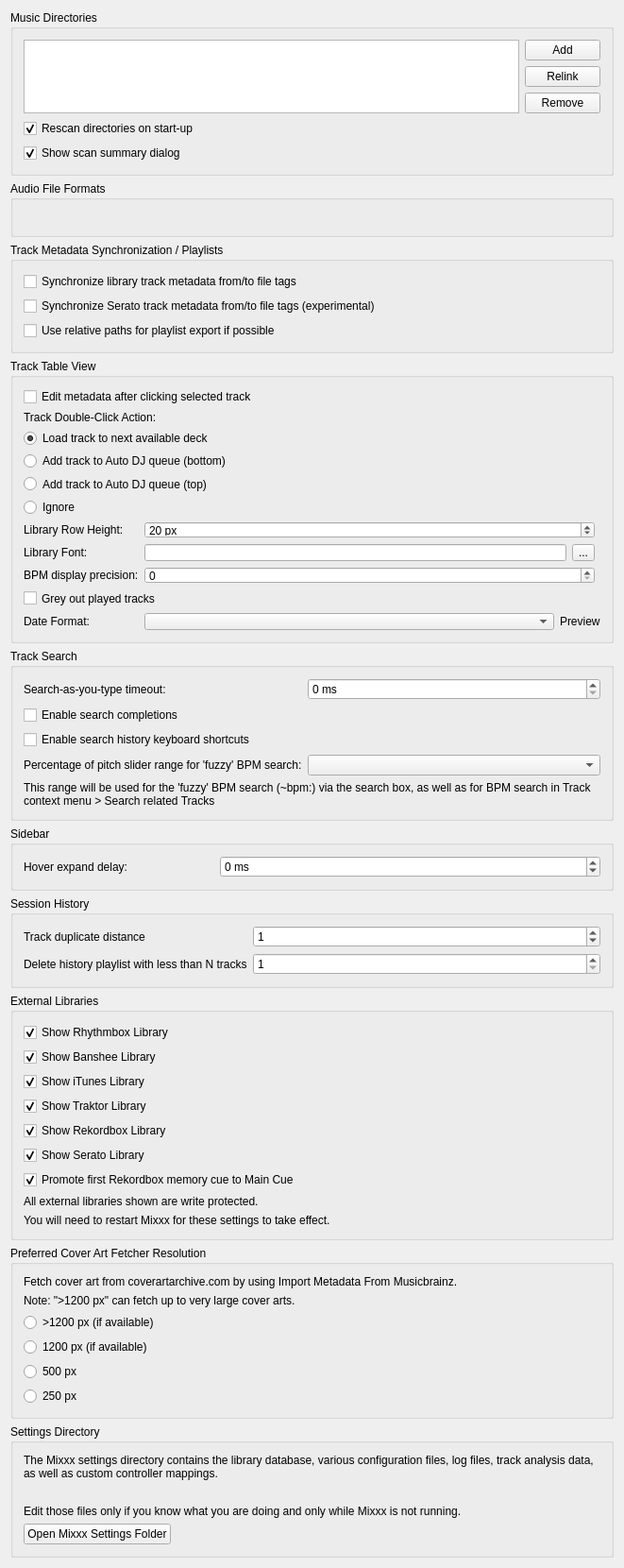
<?xml version="1.0" encoding="UTF-8"?>
<ui version="4.0">
 <class>DlgPrefLibraryDlg</class>
 <widget class="QWidget" name="DlgPrefLibraryDlg">
  <property name="geometry">
   <rect>
    <x>0</x>
    <y>0</y>
    <width>661</width>
    <height>1522</height>
   </rect>
  </property>
  <property name="windowTitle">
   <string notr="true">Library Preferences</string>
  </property>
  <layout class="QVBoxLayout" name="verticalLayout">

   <item>
    <widget class="QGroupBox" name="groupBox_MusicDirectories">
     <property name="title">
      <string>Music Directories</string>
     </property>
     <layout class="QGridLayout" name="gridLayout_music_directories">

      <item row="0" column="0" rowspan="3">
       <widget class="QListView" name="dirList">
        <property name="editTriggers">
         <set>QAbstractItemView::NoEditTriggers</set>
        </property>
        <property name="iconSize">
         <size>
          <width>16</width>
          <height>16</height>
         </size>
        </property>
        <property name="uniformItemSizes">
         <bool>true</bool>
        </property>
       </widget>
      </item>

      <item row="0" column="1">
       <widget class="QPushButton" name="pushButton_add_dir">
        <property name="font">
         <font/>
        </property>
        <property name="toolTip">
         <string>Add a directory where your music is stored. Mixxx will watch this directory and its subdirectories for new tracks.</string>
        </property>
        <property name="text">
         <string>Add</string>
        </property>
       </widget>
      </item>

      <item row="1" column="1">
       <widget class="QPushButton" name="pushButton_relocate_dir">
        <property name="toolTip">
         <string>If an existing music directory is moved, Mixxx doesn't know where to find the audio files in it. Choose Relink to select the music directory in its new location. &lt;br/&gt; This will re-establish the links to the audio files in the Mixxx library.</string>
        </property>
        <property name="text">
         <string extracomment="This will re-establish the links to the audio files in the Mixxx database if you move an music directory to a new location.">Relink</string>
        </property>
       </widget>
      </item>

      <item row="2" column="1">
       <widget class="QPushButton" name="pushButton_remove_dir">
        <property name="font">
         <font/>
        </property>
        <property name="toolTip">
         <string>If removed, Mixxx will no longer watch this directory and its subdirectories for new tracks.</string>
        </property>
        <property name="text">
         <string>Remove</string>
        </property>
       </widget>
      </item>

      <item row="3" column="0" colspan="2">
       <widget class="QCheckBox" name="checkBox_library_scan">
        <property name="text">
         <string>Rescan directories on start-up</string>
        </property>
        <property name="checked">
         <bool>true</bool>
        </property>
       </widget>
      </item>

      <item row="4" column="0" colspan="2">
       <widget class="QCheckBox" name="checkBox_library_scan_summary">
        <property name="text">
         <string>Show scan summary dialog</string>
        </property>
        <property name="checked">
         <bool>true</bool>
        </property>
       </widget>
      </item>

     </layout>
    </widget>
   </item>

   <item>
    <widget class="QGroupBox" name="groupBox_AudioFileFormats">
     <property name="title">
      <string>Audio File Formats</string>
     </property>
     <property name="flat">
      <bool>false</bool>
     </property>
     <layout class="QGridLayout" name="gridLayout_audio_formats">
      <item row="0" column="0">
       <widget class="QLabel" name="builtInFormats">
        <property name="text">
         <string/>
        </property>
        <property name="wordWrap">
         <bool>true</bool>
        </property>
       </widget>
      </item>
     </layout>
    </widget>
   </item>

   <item>
    <widget class="QGroupBox" name="groupBox_AudioFileTags">
     <property name="title">
      <string>Track Metadata Synchronization / Playlists</string>
     </property>
     <layout class="QGridLayout" name="gridLayout_metadata">
      <item row="0" column="0" colspan="2">
       <widget class="QCheckBox" name="checkBox_sync_track_metadata">
        <property name="toolTip">
         <string>Automatically write modified track metadata from the library into file tags and reimport metadata from updated file tags into the library</string>
        </property>
        <property name="text">
         <string>Synchronize library track metadata from/to file tags</string>
        </property>
       </widget>
      </item>

      <item row="1" column="0">
       <widget class="QCheckBox" name="checkBox_serato_metadata_export">
        <property name="toolTip">
         <string>Keeps track color, beat grid, bpm lock, cue points, and loops synchronized with SERATO_MARKERS/MARKERS2 file tags.&lt;br/&gt;&lt;br/&gt;WARNING: Enabling this option also enables the reimport of Serato metadata after files have been modified outside of Mixxx. On reimport existing metadata in Mixxx is replaced with the metadata found in file tags. Custom metadata not included in file tags like loop colors is lost.</string>
        </property>
        <property name="text">
         <string>Synchronize Serato track metadata from/to file tags (experimental)</string>
        </property>
       </widget>
      </item>

      <item row="2" column="0" colspan="2">
       <widget class="QCheckBox" name="checkBox_use_relative_path">
        <property name="text">
         <string>Use relative paths for playlist export if possible</string>
        </property>
       </widget>
      </item>
     </layout>
    </widget>
   </item>

   <item>
    <widget class="QGroupBox" name="groupBox_TrackTableView">
     <property name="title">
      <string>Track Table View</string>
     </property>
     <layout class="QGridLayout" name="gridLayout_track_table_view">

      <item row="1" column="0" colspan="4">
       <widget class="QCheckBox" name="checkBox_edit_metadata_selected_clicked">
        <property name="text">
         <string>Edit metadata after clicking selected track</string>
        </property>
       </widget>
      </item>

      <item row="2" column="0" colspan="4">
       <widget class="QLabel" name="label_doubeClickAction">
        <property name="text">
         <string>Track Double-Click Action:</string>
        </property>
        <property name="alignment">
         <set>Qt::AlignLeft|Qt::AlignVCenter</set>
        </property>
       </widget>
      </item>

      <item row="3" column="0" colspan="4">
       <widget class="QRadioButton" name="radioButton_dbclick_deck">
        <property name="text">
         <string>Load track to next available deck</string>
        </property>
        <property name="checked">
         <bool>true</bool>
        </property>
       </widget>
      </item>
      <item row="4" column="0" colspan="4">
       <widget class="QRadioButton" name="radioButton_dbclick_bottom">
        <property name="text">
         <string>Add track to Auto DJ queue (bottom)</string>
        </property>
       </widget>
      </item>
      <item row="5" column="0" colspan="4">
       <widget class="QRadioButton" name="radioButton_dbclick_top">
        <property name="text">
         <string>Add track to Auto DJ queue (top)</string>
        </property>
       </widget>
      </item>
      <item row="6" column="0" colspan="4">
       <widget class="QRadioButton" name="radioButton_dbclick_ignore">
        <property name="text">
         <string>Ignore</string>
        </property>
       </widget>
      </item>

      <item row="7" column="0">
       <widget class="QLabel" name="label_rowHeight">
        <property name="text">
         <string>Library Row Height:</string>
        </property>
        <property name="alignment">
         <set>Qt::AlignLeft|Qt::AlignVCenter</set>
        </property>
       </widget>
      </item>
      <item row="7" column="1" colspan="2">
       <widget class="QSpinBox" name="spinBox_row_height">
        <property name="suffix">
         <string> px</string>
        </property>
        <property name="minimum">
         <number>5</number>
        </property>
        <property name="maximum">
         <number>100</number>
        </property>
        <property name="value">
         <number>20</number>
        </property>
       </widget>
      </item>

      <item row="8" column="0">
       <widget class="QLabel" name="label_libraryFont">
        <property name="text">
         <string>Library Font:</string>
        </property>
        <property name="alignment">
         <set>Qt::AlignLeft|Qt::AlignVCenter</set>
        </property>
       </widget>
      </item>
      <item row="8" column="1">
       <widget class="QLineEdit" name="lineEdit_library_font">
        <property name="readOnly">
         <bool>true</bool>
        </property>
       </widget>
      </item>
      <item row="8" column="2">
       <widget class="QToolButton" name="btn_library_font">
        <property name="text">
         <string>...</string>
        </property>
       </widget>
      </item>

      <item row="9" column="0">
       <widget class="QLabel" name="label_bpm_precision">
        <property name="text">
         <string>BPM display precision:</string>
        </property>
        <property name="alignment">
         <set>Qt::AlignLeft|Qt::AlignVCenter</set>
        </property>
       </widget>
      </item>
      <item row="9" column="1" colspan="2">
       <widget class="QSpinBox" name="spinbox_bpm_precision"/>
      </item>

      <item row="10" column="0" colspan="4">
       <widget class="QCheckBox" name="checkbox_played_track_color">
        <property name="text">
         <string>Grey out played tracks</string>
        </property>
       </widget>
      </item>

      <item row="11" column="0">
       <widget class="QLabel" name="label_dateFormat">
        <property name="text">
         <string>Date Format:</string>
        </property>
        <property name="alignment">
         <set>Qt::AlignLeft|Qt::AlignVCenter</set>
        </property>
       </widget>
      </item>
      <item row="11" column="1" colspan="3">
       <layout class="QHBoxLayout" name="horizontalLayout_dateFormat">
        <property name="leftMargin">
         <number>0</number>
        </property>
        <property name="topMargin">
         <number>0</number>
        </property>
        <property name="rightMargin">
         <number>0</number>
        </property>
        <property name="bottomMargin">
         <number>0</number>
        </property>
        <item>
         <widget class="QComboBox" name="comboBox_dateFormat">
          <property name="sizePolicy">
           <sizepolicy hsizetype="Expanding" vsizetype="Fixed">
            <horstretch>0</horstretch>
            <verstretch>0</verstretch>
           </sizepolicy>
          </property>
         </widget>
        </item>
        <item>
         <widget class="QLabel" name="label_dateFormatPreview">
          <property name="text">
           <string>Preview</string>
          </property>
         </widget>
        </item>
       </layout>
      </item>

     </layout>
    </widget>
   </item><!-- Track Table View -->

   <item>
    <widget class="QGroupBox" name="groupBox_Search">
     <property name="title">
      <string>Track Search</string>
     </property>
     <layout class="QGridLayout" name="gridLayout_search">

      <item row="0" column="0">
       <widget class="QLabel" name="label_searchDebouncingTimeout">
        <property name="text">
         <string>Search-as-you-type timeout:</string>
        </property>
        <property name="alignment">
         <set>Qt::AlignLeft|Qt::AlignVCenter</set>
        </property>
       </widget>
      </item>
      <item row="0" column="1" colspan="2">
       <widget class="QSpinBox" name="spinBox_search_debouncing_timeout">
        <property name="suffix">
         <string> ms</string>
        </property>
       </widget>
      </item>

      <item row="1" column="0" colspan="3">
       <widget class="QCheckBox" name="checkBox_enable_search_completions">
        <property name="text">
         <string>Enable search completions</string>
        </property>
       </widget>
      </item>

      <item row="2" column="0" colspan="3">
       <widget class="QCheckBox" name="checkBox_enable_search_history_shortcuts">
        <property name="text">
         <string>Enable search history keyboard shortcuts</string>
        </property>
       </widget>
      </item>

      <item row="3" column="0">
       <widget class="QLabel" name="label_searchBpmFuzzyRange">
        <property name="text">
         <string>Percentage of pitch slider range for 'fuzzy' BPM search:</string>
        </property>
        <property name="alignment">
         <set>Qt::AlignLeft|Qt::AlignVCenter</set>
        </property>
        <property name="buddy">
         <cstring>comboBox_search_bpm_fuzzy_range</cstring>
        </property>
       </widget>
      </item>
      <item row="3" column="1" colspan="2">
       <widget class="QComboBox" name="comboBox_search_bpm_fuzzy_range"/>
      </item>
      <item row="4" column="0" colspan="3">
       <widget class="QLabel" name="label_searchBpmFuzzyRangeInfo">
        <property name="text">
         <string>This range will be used for the 'fuzzy' BPM search (~bpm:) via the search box, as well as for BPM search in Track context menu &gt; Search related Tracks</string>
        </property>
        <property name="wordWrap">
         <bool>true</bool>
        </property>
       </widget>
      </item>

     </layout>
    </widget>
   </item><!-- Search box -->

   <item>
    <widget class="QGroupBox" name="groupBox_sidebar">
     <property name="title">
      <string>Sidebar</string>
     </property>
     <layout class="QGridLayout" name="gridLayout_sidebar">

      <item row="0" column="0">
       <widget class="QLabel" name="label_sidebar_hover_expand_delay">
        <property name="text">
         <string>Hover expand delay:</string>
        </property>
        <property name="alignment">
         <set>Qt::AlignLeft|Qt::AlignVCenter</set>
        </property>
        <property name="buddy">
         <cstring>spinBox_sidebar_hover_expand_delay</cstring>
        </property>
       </widget>
      </item>
      <item row="0" column="1" colspan="2">
       <widget class="QSpinBox" name="spinBox_sidebar_hover_expand_delay">
        <property name="suffix">
         <string> ms</string>
        </property>
        <property name="toolTip">
         <string>The delay until sidebar items are expanded or collapsed hovered during drag'n'drop. -1 disables auto-expand.</string>
        </property>
        <property name="minimum">
         <number>-1</number>
        </property>
        <property name="maximum">
         <number>5000</number>
        </property>
        <property name="singleStep">
         <number>50</number>
        </property>
       </widget>
      </item>

     </layout>
    </widget>
   </item>

   <item>
    <widget class="QGroupBox" name="groupBox_History">
     <property name="title">
      <string>Session History</string>
     </property>
     <layout class="QGridLayout" name="gridLayout_history">

      <item row="1" column="0">
       <widget class="QLabel" name="label_history_track_duplicate_distance">
        <property name="text">
         <string>Track duplicate distance</string>
        </property>
        <property name="alignment">
         <set>Qt::AlignLeft|Qt::AlignVCenter</set>
        </property>
        <property name="wordWrap">
         <bool>true</bool>
        </property>
       </widget>
      </item>
      <item row="1" column="1" colspan="2">
       <widget class="QSpinBox" name="spinbox_history_track_duplicate_distance">
        <property name="toolTip">
         <string>When playing a track again log it to the session history only if more than N other tracks have been played in the meantime</string>
        </property>
        <property name="minimum">
         <number>0</number>
        </property>
        <property name="maximum">
         <number>99</number>
        </property>
        <property name="value">
         <number>1</number>
        </property>
       </widget>
      </item>

      <item row="2" column="0">
       <widget class="QLabel" name="label_history_cleanup">
        <property name="toolTip">
         <string>History playlist with less than N tracks will be deleted&lt;br/&gt;&lt;br/&gt;Note: the cleanup will be performed during startup and shutdown of Mixxx.</string>
        </property>
        <property name="text">
         <string>Delete history playlist with less than N tracks</string>
        </property>
        <property name="alignment">
         <set>Qt::AlignLeft|Qt::AlignVCenter</set>
        </property>
       </widget>
      </item>
      <item row="2" column="1" colspan="2">
       <widget class="QSpinBox" name="spinbox_history_min_tracks_to_keep">
        <property name="minimum">
         <number>1</number>
        </property>
        <property name="maximum">
         <number>99</number>
        </property>
        <property name="value">
         <number>1</number>
        </property>
       </widget>
      </item>

     </layout>
    </widget>
   </item><!-- History -->

   <item>
    <widget class="QGroupBox" name="groupBox_external_libraries">
     <property name="title">
      <string>External Libraries</string>
     </property>
     <layout class="QGridLayout" name="gridLayout_external_libraries">
      <item row="0" column="0">
       <widget class="QCheckBox" name="checkBox_show_rhythmbox">
        <property name="text">
         <string>Show Rhythmbox Library</string>
        </property>
        <property name="checked">
         <bool>true</bool>
        </property>
       </widget>
      </item>
      <item row="1" column="0">
       <widget class="QCheckBox" name="checkBox_show_banshee">
        <property name="text">
         <string>Show Banshee Library</string>
        </property>
        <property name="checked">
         <bool>true</bool>
        </property>
       </widget>
      </item>
      <item row="2" column="0">
       <widget class="QCheckBox" name="checkBox_show_itunes">
        <property name="text">
         <string>Show iTunes Library</string>
        </property>
        <property name="checked">
         <bool>true</bool>
        </property>
       </widget>
      </item>
      <item row="3" column="0">
       <widget class="QCheckBox" name="checkBox_show_traktor">
        <property name="text">
         <string>Show Traktor Library</string>
        </property>
        <property name="checked">
         <bool>true</bool>
        </property>
       </widget>
      </item>
      <item row="4" column="0">
       <widget class="QCheckBox" name="checkBox_show_rekordbox">
        <property name="text">
         <string>Show Rekordbox Library</string>
        </property>
        <property name="checked">
         <bool>true</bool>
        </property>
       </widget>
      </item>
      <item row="5" column="0">
       <widget class="QCheckBox" name="checkBox_show_serato">
        <property name="text">
         <string>Show Serato Library</string>
        </property>
        <property name="checked">
         <bool>true</bool>
        </property>
       </widget>
      </item>
      <item row="6" column="0">
       <widget class="QCheckBox" name="checkBox_rekordbox_main_cue">
        <property name="toolTip">
         <string>Promote the first non-loop Rekordbox memory cue to Mixxx's Main Cue when importing analysis data.</string>
        </property>
        <property name="text">
         <string>Promote first Rekordbox memory cue to Main Cue</string>
        </property>
        <property name="checked">
         <bool>true</bool>
        </property>
       </widget>
      </item>
      <item row="7" column="0">
       <widget class="QLabel" name="label_4">
        <property name="text">
         <string>All external libraries shown are write protected.</string>
        </property>
        <property name="wordWrap">
         <bool>true</bool>
        </property>
        <property name="topMargin" stdset="0">
         <number>10</number>
        </property>
       </widget>
      </item>
      <item row="8" column="0">
       <widget class="QLabel" name="label_11">
        <property name="text">
         <string>You will need to restart Mixxx for these settings to take effect.</string>
        </property>
        <property name="wordWrap">
         <bool>true</bool>
        </property>
       </widget>
      </item>
     </layout>
    </widget>
   </item>

   <item>
    <widget class="QGroupBox" name="groupBox_cover_art_fetcher">
     <property name="title">
      <string>Preferred Cover Art Fetcher Resolution</string>
     </property>
     <layout class="QGridLayout" name="gridLayout_cover_art_fetcher">
      <item row="0" column="0">
       <widget class="QLabel" name="label_12">
        <property name="text">
         <string>Fetch cover art from coverartarchive.com by using Import Metadata From Musicbrainz.</string>
        </property>
        <property name="wordWrap">
         <bool>true</bool>
        </property>
       </widget>
      </item>
      <item row="1" column="0">
       <widget class="QLabel" name="label_13">
        <property name="text">
         <string>Note: &quot;&gt;1200 px&quot; can fetch up to very large cover arts.</string>
        </property>
        <property name="wordWrap">
         <bool>true</bool>
        </property>
       </widget>
      </item>
      <item row="2" column="0">
       <widget class="QRadioButton" name="radioButton_cover_art_fetcher_highest">
        <property name="text">
         <string>&gt;1200 px (if available)</string>
        </property>
        <property name="checked">
         <bool>false</bool>
        </property>
       </widget>
      </item>
      <item row="3" column="0">
       <widget class="QRadioButton" name="radioButton_cover_art_fetcher_high">
        <property name="text">
         <string>1200 px (if available)</string>
        </property>
        <property name="checked">
         <bool>false</bool>
        </property>
       </widget>
      </item>
      <item row="4" column="0">
       <widget class="QRadioButton" name="radioButton_cover_art_fetcher_medium">
        <property name="text">
         <string>500 px</string>
        </property>
        <property name="checked">
         <bool>false</bool>
        </property>
       </widget>
      </item>
      <item row="5" column="0">
       <widget class="QRadioButton" name="radioButton_cover_art_fetcher_lowest">
        <property name="text">
         <string>250 px</string>
        </property>
        <property name="checked">
         <bool>false</bool>
        </property>
       </widget>
      </item>
     </layout>
    </widget>
   </item>

   <item>
    <widget class="QGroupBox" name="groupBox_settingsDir">
     <property name="title">
      <string>Settings Directory</string>
     </property>
     <layout class="QVBoxLayout" name="vlayout_settingsDir">
      <item>
       <widget class="QLabel" name="label_settingsDir">
        <property name="text">
         <string>The Mixxx settings directory contains the library database, various configuration files, log files, track analysis data, as well as custom controller mappings.</string>
        </property>
        <property name="wordWrap">
         <bool>true</bool>
        </property>
       </widget>
      </item>
      <item>
       <widget class="QLabel" name="label_settingsManualLink">
        <property name="text">
         <string/>
        </property>
        <property name="wordWrap">
         <bool>true</bool>
        </property>
        <property name="openExternalLinks">
         <bool>true</bool>
        </property>
       </widget>
      </item>
      <item>
       <widget class="QLabel" name="label_settingsWarning">
        <property name="text">
         <string>Edit those files only if you know what you are doing and only while Mixxx is not running.</string>
        </property>
        <property name="wordWrap">
         <bool>true</bool>
        </property>
       </widget>
      </item>
      <item>
       <widget class="QPushButton" name="pushButton_open_settings_dir">
        <property name="sizePolicy">
         <sizepolicy hsizetype="Fixed" vsizetype="Fixed">
          <horstretch>0</horstretch>
          <verstretch>0</verstretch>
         </sizepolicy>
        </property>
        <property name="text">
         <string>Open Mixxx Settings Folder</string>
        </property>
       </widget>
      </item>
     </layout>
    </widget>
   </item>
   <item>
    <spacer name="verticalSpacer">
     <property name="orientation">
      <enum>Qt::Vertical</enum>
     </property>
     <property name="sizeHint" stdset="0">
      <size>
       <width>20</width>
       <height>40</height>
      </size>
     </property>
    </spacer>
   </item>
  </layout>
 </widget>
 <layoutdefault spacing="6" margin="11"/>
 <tabstops>
  <tabstop>dirList</tabstop>
  <tabstop>pushButton_add_dir</tabstop>
  <tabstop>pushButton_relocate_dir</tabstop>
  <tabstop>pushButton_remove_dir</tabstop>
  <tabstop>checkBox_library_scan</tabstop>
  <tabstop>checkBox_library_scan_summary</tabstop>
  <tabstop>checkBox_sync_track_metadata</tabstop>
  <tabstop>checkBox_serato_metadata_export</tabstop>
  <tabstop>checkBox_use_relative_path</tabstop>
  <tabstop>checkBox_edit_metadata_selected_clicked</tabstop>
  <tabstop>radioButton_dbclick_deck</tabstop>
  <tabstop>radioButton_dbclick_bottom</tabstop>
  <tabstop>radioButton_dbclick_top</tabstop>
  <tabstop>radioButton_dbclick_ignore</tabstop>
  <tabstop>spinBox_row_height</tabstop>
  <tabstop>btn_library_font</tabstop>
  <tabstop>spinbox_bpm_precision</tabstop>
  <tabstop>checkbox_played_track_color</tabstop>
  <tabstop>comboBox_dateFormat</tabstop>
  <tabstop>spinBox_search_debouncing_timeout</tabstop>
  <tabstop>checkBox_enable_search_completions</tabstop>
  <tabstop>checkBox_enable_search_history_shortcuts</tabstop>
  <tabstop>comboBox_search_bpm_fuzzy_range</tabstop>
  <tabstop>spinBox_sidebar_hover_expand_delay</tabstop>
  <tabstop>spinbox_history_track_duplicate_distance</tabstop>
  <tabstop>spinbox_history_min_tracks_to_keep</tabstop>
  <tabstop>checkBox_show_rhythmbox</tabstop>
  <tabstop>checkBox_show_banshee</tabstop>
  <tabstop>checkBox_show_itunes</tabstop>
  <tabstop>checkBox_show_traktor</tabstop>
  <tabstop>checkBox_show_rekordbox</tabstop>
  <tabstop>checkBox_show_serato</tabstop>
  <tabstop>checkBox_rekordbox_main_cue</tabstop>
  <tabstop>radioButton_cover_art_fetcher_highest</tabstop>
  <tabstop>radioButton_cover_art_fetcher_high</tabstop>
  <tabstop>radioButton_cover_art_fetcher_medium</tabstop>
  <tabstop>radioButton_cover_art_fetcher_lowest</tabstop>
  <tabstop>pushButton_open_settings_dir</tabstop>
 </tabstops>
 <resources/>
 <connections/>
</ui>
